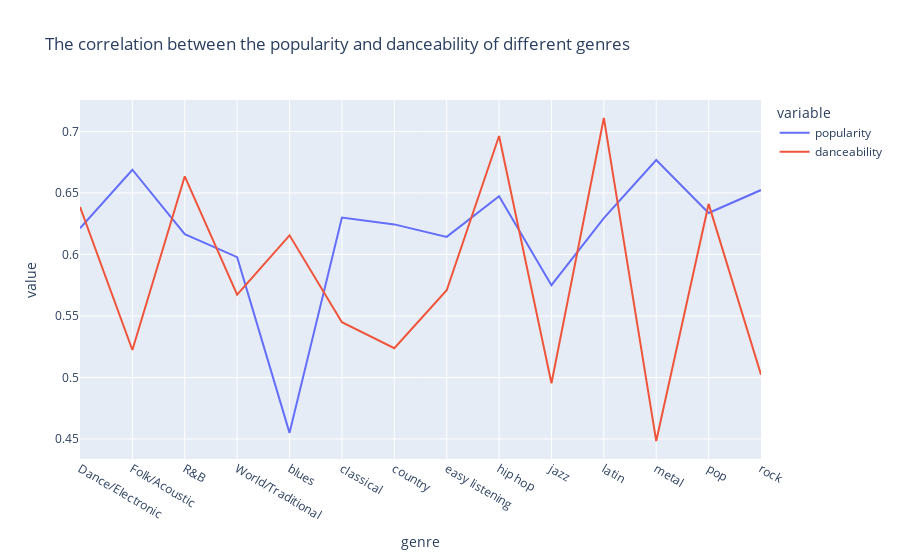

The notebook cell this image was saved under:
### Code cell
px.line(result,
        x='genre',
        y=['popularity','danceability'],
        labels={'x':'Genre','y':'Average_value'},
        title='The correlation between the popularity and danceability of different genres'
       )

### Figure 1 — Plotly figure (JSON) as saved in the notebook; plotly's stock layout.template omitted (floating-point values rounded to 4 significant figures)
{"data": [{"hovertemplate": "variable=popularity<br>genre=%{x}<br>value=%{y}<extra></extra>", "legendgroup": "popularity", "line": {"color": "#636efa", "dash": "solid"}, "marker": {"symbol": "circle"}, "mode": "lines", "name": "popularity", "orientation": "v", "showlegend": true, "type": "scatter", "x": ["Dance/Electronic", "Folk/Acoustic", "R&B", "World/Traditional", "blues", "classical", "country", "easy listening", "hip hop", "jazz", "latin", "metal", "pop", "rock"], "xaxis": "x", "y": [0.6213, 0.6689, 0.6166, 0.5978, 0.455, 0.63, 0.6244, 0.6143, 0.6474, 0.575, 0.6295, 0.6767, 0.6337, 0.6524], "yaxis": "y"}, {"hovertemplate": "variable=danceability<br>genre=%{x}<br>value=%{y}<extra></extra>", "legendgroup": "danceability", "line": {"color": "#EF553B", "dash": "solid"}, "marker": {"symbol": "circle"}, "mode": "lines", "name": "danceability", "orientation": "v", "showlegend": true, "type": "scatter", "x": ["Dance/Electronic", "Folk/Acoustic", "R&B", "World/Traditional", "blues", "classical", "country", "easy listening", "hip hop", "jazz", "latin", "metal", "pop", "rock"], "xaxis": "x", "y": [0.6386, 0.5223, 0.6635, 0.5672, 0.6155, 0.5449, 0.5238, 0.5709, 0.6963, 0.4953, 0.711, 0.4483, 0.6411, 0.5023], "yaxis": "y"}], "layout": {"legend": {"title": {"text": "variable"}, "tracegroupgap": 0}, "title": {"text": "The correlation between the popularity and danceability of different genres"}, "xaxis": {"anchor": "y", "domain": [0, 1], "title": {"text": "genre"}}, "yaxis": {"anchor": "x", "domain": [0, 1], "title": {"text": "value"}}}}
